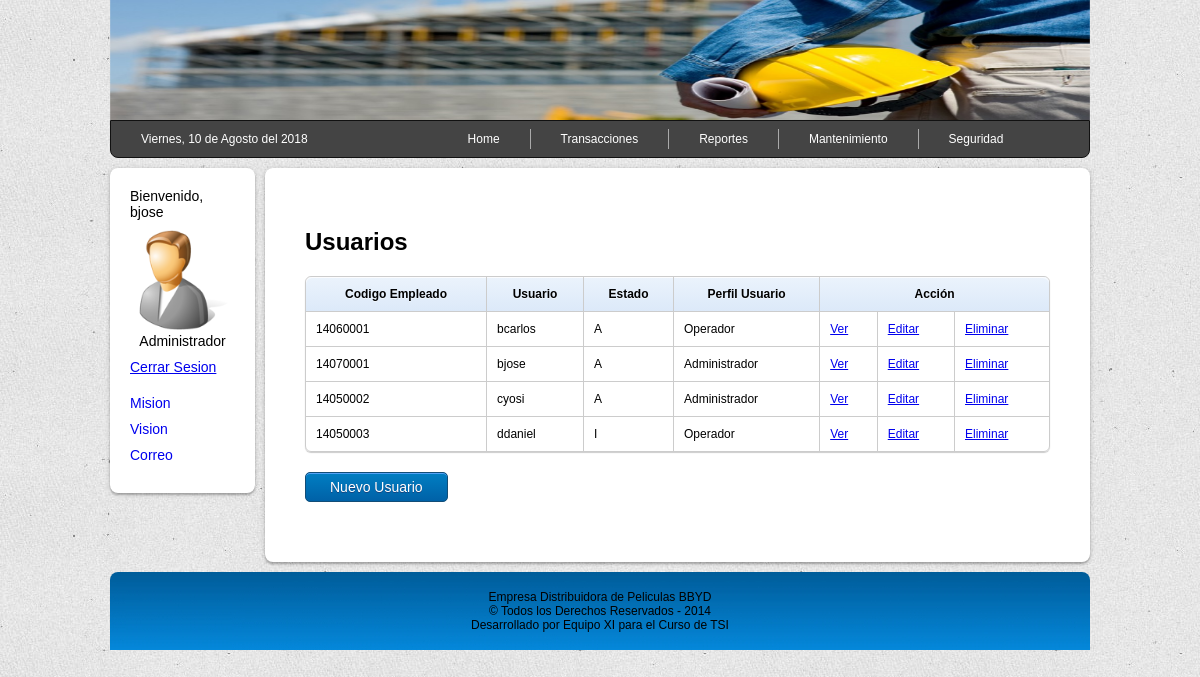
Page /vista/usuarios.php (signed in) on the committed database.
### tables this page shows
CREATE TABLE `usuario` (
  `usuario` varchar(25) NOT NULL,
  `password` varchar(25) NOT NULL,
  `estado` varchar(1) NOT NULL DEFAULT 'A',
  `idempleado` int(4) NOT NULL,
  `idperfil` int(4) NOT NULL,
  PRIMARY KEY (`usuario`)
);

CREATE TABLE `perfil` (
  `idperfil` int(4) unsigned NOT NULL AUTO_INCREMENT,
  `perfil` varchar(60) NOT NULL,
  `descripcion` varchar(60) NOT NULL,
  PRIMARY KEY (`idperfil`)
);

### vista/usuarios.php (the view, shortened to what this page needs)
<?php
include('../modelo/conexion.php');
$enlace = "<a href='../modelo/logout.php'>Cerrar Sesion</a>";
$query = "select usuario,estado,idempleado,perfil from usuario u,perfil p where u.idperfil=p.idperfil";
$listUsuario = $conexion->query($query);
$tabla = "<table class='marco'>";
$tabla .= <<<FIN
<tr>
<th>Codigo Empleado</th>
<th>Usuario</th>
<th>Estado</th>
<th>Perfil Usuario</th>
<th colspan=3>Acción</th>
</tr>
FIN;
while ($linea = $listUsuario->fetch_assoc()) {
	$tabla .= "<tr>";
	$tabla .= "<td>{$linea['idempleado']}</td>";
	$tabla .= "<td>{$linea['usuario']}</td>";
	$tabla .= "<td>{$linea['estado']}</td>";
	$tabla .= "<td>{$linea['perfil']}</td>";
	$tabla .= "<td><a href='../vista/verusuario.php?usuario={$linea['usuario']}'>Ver</a></td>";
	$tabla .= "<td><a href='../vista/editarusuario.php?usuario={$linea['usuario']}'>Editar</a></td>";
	$tabla .= "<td><a href='../vista/eliminarusuario.php?usuario={$linea['usuario']}'>Eliminar</a></td>";
	$tabla .= "</tr>";
}
$tabla .="</table>";
?>
<!DOCTYPE html>
<html lang="es">
<head>
	<link rel="stylesheet" href="../vista/css/style.css">
</head>
<body>
	<div class="container">
		<div class="header">
		</div>
		<div class="menu-div">
			<?php include('../vista/include/menu.php'); ?>
		</div>
		<div class="sidebar">
			<div class="menuside">
				<?php include('../vista/include/sidebar.php'); ?>
			</div>
		</div>
		<div class="content">
			<div class="main">
				<h2>Usuarios</h2>
				<div>
				<?php echo $tabla; ?>
				</div>
				<div class="divboton">
					<a href="../vista/agregarusuario.php" class="boton">Nuevo Usuario</a>
				</div>
			</div>
		</div>
		<div class="footer">
			<?php include('../vista/include/footer.php'); ?>
		</div>
	</div>
</body>
</html>

### vista/css/style.css (style rules this page uses)
body { background-image: url(../images/bg.jpg); font-family: sans-serif; font-size: 16px; margin: 0px; }
h2 { color: black; }
table { *border-collapse: collapse; border-spacing: 0; width: 100%; }
.container { width: 980px; margin: auto; }
.header { background-image: url(../images/header.jpg); background-attachment: fixed; background-repeat: no-repeat; background-position: top; background-size: 980px 120px; height: 120px; }
.content { float: left; width: 830px; }
.footer { clear: both; background-image: url(../images/background.jpg); padding: 18px; font-size: 12px; text-align: center; -moz-border-radius: 8px 8px 0 0; -webkit-border-radius: 8px 8px 0 0; border-radius: 8px 8px 0 0; }
.sidebar { float: left; width: 150px; }
.menuside { padding: 20px; margin: 10px 5px 10px 0px; background-color: white; border-radius: 8px; box-shadow: 0 2px 2px rgba(0,0,0,0.2), 0 1px 5px rgba(0,0,0,0.2); font-size: 14px; }
.main { padding: 40px; margin: 10px 0px 10px 5px; background-color: white; box-shadow: 0 2px 2px rgba(0,0,0,0.2), 0 1px 5px rgba(0,0,0,0.2); border-radius: 8px; }
.divboton { margin: 20px 0 20px 0; }
.boton { -moz-box-shadow:inset 0px 1px 0px 0px #54a3f7; -webkit-box-shadow:inset 0px 1px 0px 0px #54a3f7; box-shadow:inset 0px 1px 0px 0px #54a3f7; background:-webkit-gradient(linear, left top, left bottom, color-stop(0.05, #007dc1), color-stop(1, #0061a7)); background:-moz-linear-gradient(top, #007dc1 5%, #0061a7 100%); background:-webkit-linear-gradient(top, #007dc1 5%, #0061a7 100%); background:-o-linear-gradient(top, #007dc1 5%, #0061a7 100%); background:-ms-linear-gradient(top, #007dc1 5%, #0061a7 100%); background:linear-gradient(to bottom, #007dc1 5%, #0061a7 100%); filter:progid:DXImageTransform.Microsoft.gradient(startColorstr='#007dc1', endColorstr='#0061a7',GradientType=0); background-color:#007dc1; -moz-border-radius:5px; -webkit-border-radius:5px; border-radius:5px; border:1px solid #124d77; display:inline-block; color:#ffffff; font-family:Arial; font-size:14px; font-weight:normal; padding:6px 24px; text-decoration:none; text-shadow:0px 1px 0px #154682; }
.marco { margin: auto; font-size: 12px; border: solid #ccc 1px; -moz-border-radius: 6px; -webkit-border-radius: 6px; border-radius: 6px; -webkit-box-shadow: 0 1px 1px #ccc; -moz-box-shadow: 0 1px 1px #ccc; box-shadow: 0 1px 1px #ccc; }
.marco td, .marco th { border-left: 1px solid #ccc; border-top: 1px solid #ccc; padding: 10px; text-align: left; }
.marco th { background-color: #dce9f9; background-image: -webkit-gradient(linear, left top, left bottom, from(#ebf3fc), to(#dce9f9)); background-image: -webkit-linear-gradient(top, #ebf3fc, #dce9f9); background-image: -moz-linear-gradient(top, #ebf3fc, #dce9f9); background-image: -ms-linear-gradient(top, #ebf3fc, #dce9f9); background-image: -o-linear-gradient(top, #ebf3fc, #dce9f9); background-image: linear-gradient(top, #ebf3fc, #dce9f9); -webkit-box-shadow: 0 1px 0 rgba(255,255,255,.8) inset; -moz-box-shadow:0 1px 0 rgba(255,255,255,.8) inset; box-shadow: 0 1px 0 rgba(255,255,255,.8) inset; border-top: none; text-align: center; text-shadow: 0 1px 0 rgba(255,255,255,.5); }
.marco td:first-child, .marco th:first-child { border-left: none; }
.marco th:first-child { -moz-border-radius: 6px 0 0 0; -webkit-border-radius: 6px 0 0 0; border-radius: 6px 0 0 0; }
.marco th:last-child { -moz-border-radius: 0 6px 0 0; -webkit-border-radius: 0 6px 0 0; border-radius: 0 6px 0 0; }
.marco tr:last-child td:first-child { -moz-border-radius: 0 0 0 6px; -webkit-border-radius: 0 0 0 6px; border-radius: 0 0 0 6px; }
.marco tr:last-child td:last-child { -moz-border-radius: 0 0 6px 0; -webkit-border-radius: 0 0 6px 0; border-radius: 0 0 6px 0; }
.menu-div { padding: 0px; }

### rows in the picture
usuario: idempleado "14060001", usuario "bcarlos", estado "A", idperfil.perfil "Operador"
usuario: idempleado "14070001", usuario "bjose", estado "A", idperfil.perfil "Administrador"
usuario: idempleado "14050002", usuario "cyosi", estado "A", idperfil.perfil "Administrador"
usuario: idempleado "14050003", usuario "ddaniel", estado "I", idperfil.perfil "Operador"

### other values in the picture
$_SESSION['usuario'] "bjose"
$_SESSION['perfil'] "Administrador"
